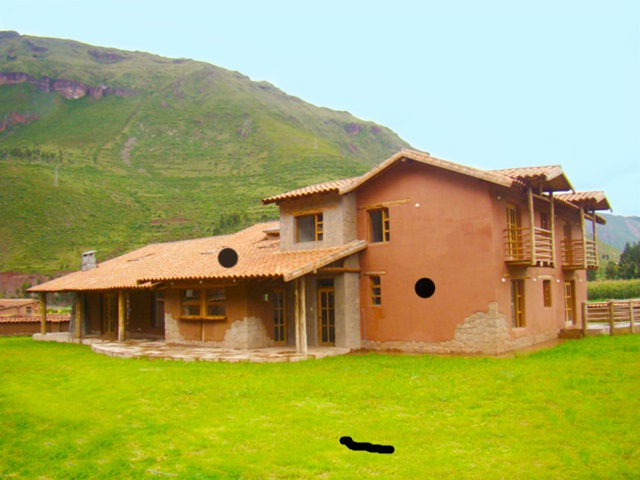
#> input picture Projecte_Inpainting/casa3.jpg, 640 x 480 px
$ jupyter execute --allow-errors Inpainting_Oriol_Carlos.ipynb   (Python 2 division)   (older library calls are emulated)
#> lines starting #> are read from the running program, lines starting #| are printed output that depends on the picture
PROJECTE DE PIM:  INPAINTING

Autors: Oriol Riu & Carlos Navas

[cell 1]
# Importem les llibreries necesaries
from skimage import data, draw, color, data, restoration, transform, util, filters
from scipy import misc, fftpack, signal, ndimage
import numpy as np
from numpy.linalg import inv
from matplotlib import pyplot as plt
from PIL import Image, ImageDraw, ImageEnhance
import matplotlib.animation as animation
from scipy.misc import imresize
from scipy import ndimage as nd
from random import randint
import scipy

# Funcio que normalitzara una imatge
def normalitzar(imatge):
    return np.real((imatge - np.min(imatge)) * 256 / (np.max(imatge) - np.min(imatge)))

scale = 5
rgb =  plt.imread('casa3.jpg')
#> rgb is the input picture: shape (480, 640, 3); mean R, G, B 166.4, 167.9, 99.4
# Redimensionem la imatge que hem llegit i la convertim en una imatge en escala de grissos
rgb = imresize(rgb, ( rgb.shape[0]/scale,rgb.shape[1]/scale,3),interp='bilinear')
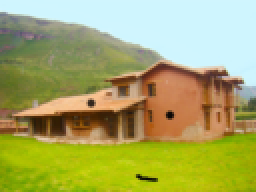
#> rgb: shape (96, 128, 3) (shown 2 times larger); mean R, G, B 166.4, 167.9, 99.4
img_LAB = color.rgb2lab(rgb.astype('float'))
#> img_LAB: shape (96, 128, 3) float64; mean of channels 0, 1, 2 6569, -565.2, 2585.7
img_gris = color.rgb2gray(rgb)
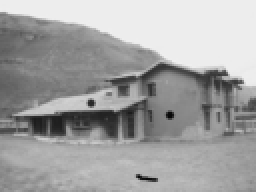
#> img_gris: shape (96, 128) float64 (shown 2 times larger); min 0.0302, max 0.941, mean 0.638

# Normalitzem la imatge original y la imatge en escala de gris
rgb = normalitzar(rgb)
img_gris = normalitzar(img_gris)

[cell 2]
class get_mouse_click():
    #Mouse interaction interface for radial distortion removal.
    def __init__(self, img):
      height, width = img.shape[:2]
#> height = 96; width = 128
      self.figure = plt.imshow(img, extent=(0, width, height, 0))
      plt.gray()
      plt.title('select the object to remove')
      plt.xlabel('Select sets of  points with left mouse button,\n'
                 'click right button to close the polygon.')
      plt.connect('button_press_event', self.button_press)
      plt.connect('motion_notify_event', self.mouse_move)

      self.img = np.atleast_3d(img)
      self.points = []
      self.centre = np.array([(width - 1)/2., (height - 1)/2.])
#> self.centre = [63.5, 47.5]

      self.height = height
#> self.height = 96
      self.width = width
#> self.width = 128

      self.make_cursorline()
      self.figure.axes.set_autoscale_on(False)

      plt.show()
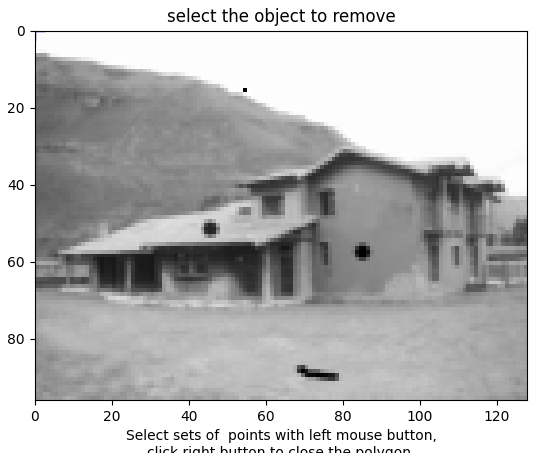
#> figure drawn by matplotlib, 1 panel
      plt.close()

    def make_cursorline(self):
        self.cursorline, = plt.plot([0],[0],'r:+', linewidth=2,markersize=15,markeredgecolor='b')

    # [23 lines left out: functions button_press, mouse_move, not called in this run]

# Funcio que retorna la mascara escollida
def compute_mask(width, height, polygon):
    img = Image.new('L', (width, height), 0)
    ImageDraw.Draw(img).polygon(polygon, outline=1, fill=1)
    mask = np.array(img)
    return mask

# Funcio que retornara l'imatge amb els forats amb valor -100
# [39 lines left out: functions convine_mask, reccorrer_img, millors_pix, not called in this run]

FINESTRES:

Segons la zona on volem fer inpainting tindrem que escollir una finestra o una altre aixo es perque segons el tamany de la finestra escollira millor els pixels en aquesta zona en concret.

* Paret = 8.

* Cel = 6.

* Taulada = Con una ventana de 4 y de 2 lo hace bastante bien, aunque a veces hay que pasarlo 2 veces

* Herba = 8.

[cell 3]
# Truquem a la funcio get_mouse_click per a seleccionar la part de l'imatge on volem fer l'inpainting
rdi = get_mouse_click(img_gris.astype('uint8'))
height, width = img_gris.shape
#> height = 96; width = 128

# Truquem a la funcio compute_mask per que ens retorni la zona on volem fer inpainting
#> (the rest of this cell did not finish here and is left out)

#> in compute_mask, `img = Image.new('L', (width, height), 0)`: img: PIL image 128x96 L; every value is 0

vent = 4      # Variable amb el tamany de la finestra
cont = 0
img_gris_convine = img_gris                     # La variable img_gris_convine contindra tota l'area seleccionada a -100
img_seam = normalitzar(color.rgb2gray(rgb))
seams_extraccio = []
seams_fi = []

# Truquem a la funcio convine_mask que retorna l'imatge amb els forats amb valor -100
img_search = convine_mask(zona_delete,img_gris)

# Recorrem tota la zona a esborrar
while zona_delete.sum()>=1:
    # Fem l'erosio de la zona que volem borrar
    zona_delete_erosio = ndimage.binary_erosion(zona_delete)

    # Busco el contorn mes extern de la part a substituir
    delete_ceva = zona_delete - zona_delete_erosio
    # Actualitzo la mascara amb el que ja haurem substituit
    # el problema ara esta en que al fer els pixels de la dreta el millor resultat que troba es el negre
    finestra = np.zeros((vent,vent), dtype=np.int)
    # Truquem a la funcio convine_mask que retorna l'imatge amb els forats amb valor -100
    img_gris_convine = convine_mask(zona_delete, img_gris_convine)

    # Recorrem tota l'imatge delete_ceva pixel per pixel i si ens trobem un pixel a 1 significara que tenim que pintar
    for i in xrange(len(delete_ceva)):
        for j in xrange(len(delete_ceva[0])):
            if delete_ceva[i][j] == 1:
                delete_ceva[i][j] = 0
                finestra_validar = np.ones((vent,vent), dtype=np.int)
                finestra_validar_tmp = np.ones((vent,vent), dtype=np.int)
                # Agafem una finestra amb un tamany que li hem posat avanç
                finestra=img_gris_convine[i-vent/2:i+vent/2,j-vent/2:j+vent/2]
                finestra_validar_tmp=zona_delete[i-vent/2:i+vent/2,j-vent/2:j+vent/2]
                finestra_validar=abs(finestra_validar_tmp-finestra_validar)
                # Recorrem l'imatge y retornem el conjunt de valors aceptats per a pintarlos a aquest punt
                # Aquests valors seran aquells pixels de l'imatge que segons la nostra finestra mes s'asemblen
                t, r = reccorrer_img(finestra, finestra_validar, img_gris_convine, i, j, vent)
                print img_gris_convine[t][r], img_gris_convine[i][j]
                img_seam[t][r] = 255
                seams_extraccio.append([plt.imshow(img_seam.astype('uint8'))])
                # El pixel que volem pintar sera el de l'imatge convine
                img_gris[i][j] = img_gris_convine[t][r]
                misc.imsave('imatges/teulada'+str(cont+1)+'.png', img_gris.astype("uint8"))
                cont = cont + 1
    # La zona a esborrar ara sera la zona d'erosio, per anant fent-ho pas a pas
    zona_delete = zona_delete_erosio

$ run again, with Projecte_Inpainting/pixels_substituits.png saved as Projecte_Inpainting/casa3.jpg
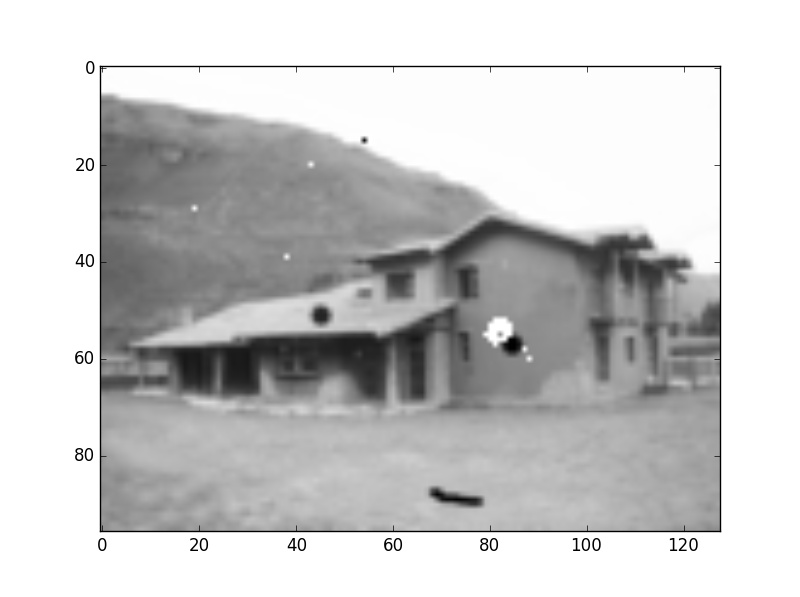
#> input picture Projecte_Inpainting/pixels_substituits.png, 800 x 597 px
#> rgb is the input picture: shape (597, 800, 3); min 0, max 255, mean 202
#> rgb: shape (119, 160, 3)
#> img_LAB: shape (119, 160, 3) float64; mean of channels 0, 1, 2 7687.7, -0.2, 0.3
#> in __init__, `self.img = np.atleast_3d(img)`:
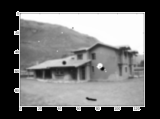
#> self.img: shape (119, 160, 1); min 0, max 254, mean 109.8
#> in __init__, `plt.show()`:
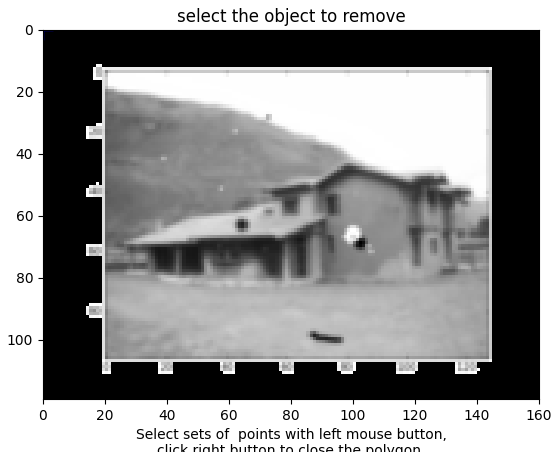
#> figure drawn by matplotlib, 1 panel
#> img: PIL image 160x119 L; every value is 0
